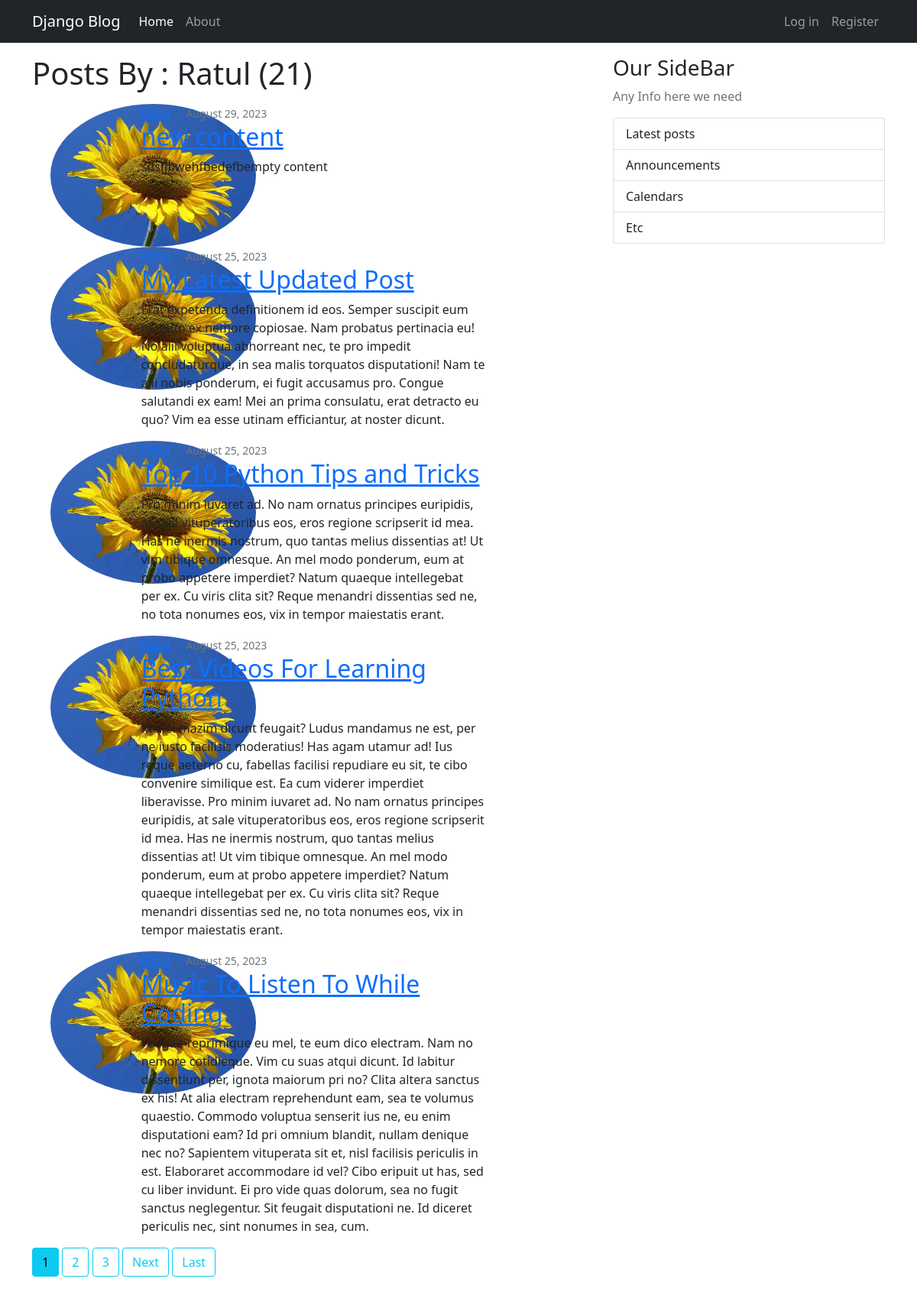
/user/ratul, run on the app's committed database.
### blog/models.py (models this page shows, shortened)
class Post(models.Model):
    title = models.CharField(max_length=100, default="empty content")
    content = models.TextField(default="empty content")
    date_posted = models.DateTimeField(default=timezone.now)
    author = models.ForeignKey(User, on_delete=models.CASCADE)

### users/models.py (models this page shows, shortened)
class Profile(models.Model):
    user = models.OneToOneField(User, on_delete=models.CASCADE)
    image = models.ImageField(default="default.jpg", upload_to='profile_pics')

### blog/views.py (the view)
# urls.py: path('user/<str:username>', UserPostListView.as_view(), name='user-posts'),
class UserPostListView(ListView):
    model = Post
    context_object_name = 'posts'
    template_name = 'blog/user_posts.html'  # <app>/<model>_<viewtype>.html
    paginate_by = 5
    def get_queryset(self):
        user = get_object_or_404(User, username=self.kwargs.get('username'))
        return Post.objects.filter(author=user).order_by('-date_posted')

### blog/templates/blog/user_posts.html (shortened to what this page needs)
{% extends "blog/base.html" %}
{% block content %}
    <h1 class="mb-3 text-capitalize">Posts By : {{ view.kwargs.username }} ({{ page_obj.paginator.count }})</h1>
    {% for post in posts %}
         <article class="media content-section">
         <div class="container">
          <div class="row">
            <div class="col col-md-2 col-sm-1">
                <img src="{{ post.author.profile.image.url }}" class="rounded-circle article-img">
            </div>
            <div class="col col-md-8">
                <div class="media-body">
                    <div class="article-metadata">
                    <a class="me-3 text-capitalize" href="{% url 'user-posts' post.author.username%}">{{ post.author }}</a>
                    <small class="text-muted" href="#">{{ post.date_posted|date:"F d, Y" }}</small>
                    </div>
                    <h2>
                        <a class="article-title" href="{% url 'post-detail' post.id %}">{{ post.title }}</a>
                    </h2>
                    <p class="article-content">{{ post.content }}</p>
                </div>
            </div>
          </div>
        </div>
         </article>
    {% endfor %}
    {% if is_paginated %}
        {% for num in page_obj.paginator.page_range %}
            {% if page_obj.number == num%}
                <a class="btn btn-info mb-4" href="?page={{ num }}">{{ num }}</a>
            {% elif num > page_obj.number|add:'-3' and num < page_obj.number|add:'3'%}
                <a class="btn btn-outline-info mb-4" href="?page={{ num }}">{{ num }}</a>
            {% endif %}
        {% endfor %}
        {% if page_obj.has_next %}
            <a class="btn btn-outline-info mb-4" href="?page={{ page_obj.next_page_number }}">Next</a>
            <a class="btn btn-outline-info mb-4" href="?page={{ page_obj.paginator.num_pages}}">Last</a>
        {% endif %}
    {% endif %}
{% endblock content %}

### data on the page
Post: author.profile.image (picture), author "Ratul", date_posted "August 29, 2023", title "new content", content "sdsfjbwehfbedefbempty content"
Post: author.profile.image (picture), author "Ratul", date_posted "August 25, 2023", title "My Latest Updated Post", content "Erat expetenda definitionem id eos. Semper suscipit eum ut, eum ex nemore copiosae. Nam probatus pertinacia eu! No alii voluptua abhorreant nec, te pro impedit concludaturque, in sea malis torquatos disputationi! Nam te alii nobis ponderum, ei fugit accusamus pro. Congue salutandi ex eam! Mei an prima consulatu, erat detracto eu quo? Vim ea esse utinam efficiantur, at noster dicunt."
Post: author.profile.image (picture), author "Ratul", date_posted "August 25, 2023", title "Top 10 Python Tips and Tricks", content "Pro minim iuvaret ad. No nam ornatus principes euripidis, at sale vituperatoribus eos, eros regione scripserit id mea. Has ne inermis nostrum, quo tantas melius dissentias at! Ut vim tibique omnesque. An mel modo ponderum, eum at probo appetere imperdiet? Natum quaeque intellegebat per ex. Cu viris clita sit? Reque menandri dissentias sed ne, no tota nonumes eos, vix in tempor maiestatis erant."
Post: author.profile.image (picture), author "Ratul", date_posted "August 25, 2023", title "Best Videos For Learning Python", content "Mei ei mazim dicunt feugait? Ludus mandamus ne est, per ne iusto facilisis moderatius! Has agam utamur ad! Ius reque aeterno cu, fabellas facilisi repudiare eu sit, te cibo convenire similique est. Ea cum viderer imperdiet liberavisse. Pro minim iuvaret ad. No nam ornatus principes euripidis, at sale vituperatoribus eos, eros regione scripserit id mea. Has ne inermis nostrum, quo tantas melius dissentias at! Ut vim tibique omnesque. An mel modo ponderum, eum at probo appetere imperdiet? Natum quaeque intellegebat per ex. Cu viris clita sit? Reque menandri dissentias sed ne, no tota nonumes eos, vix in tempor maiestatis erant."
Post: author.profile.image (picture), author "Ratul", date_posted "August 25, 2023", title "Music To Listen To While Coding", content "Feugait reprimique eu mel, te eum dico electram. Nam no nemore cotidieque. Vim cu suas atqui dicunt. Id labitur dissentiunt per, ignota maiorum pri no? Clita altera sanctus ex his! At alia electram reprehendunt eam, sea te volumus quaestio. Commodo voluptua senserit ius ne, eu enim disputationi eam? Id pri omnium blandit, nullam denique nec no? Sapientem vituperata sit et, nisl facilisis periculis in est. Elaboraret accommodare id vel? Cibo eripuit ut has, sed cu liber invidunt. Ei pro vide quas dolorum, sea no fugit sanctus neglegentur. Sit feugait disputationi ne. Id diceret periculis nec, sint nonumes in sea, cum."

### other printed values
{{ view.kwargs.username }} "Ratul"
{{ page_obj.paginator.count }} "21"
{{ num }} "1"
{{ num }} "2" "3"
